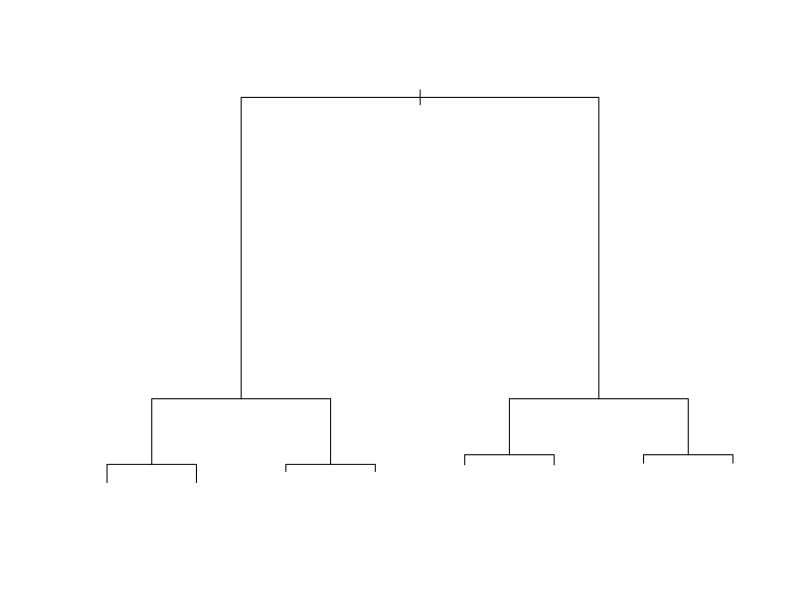
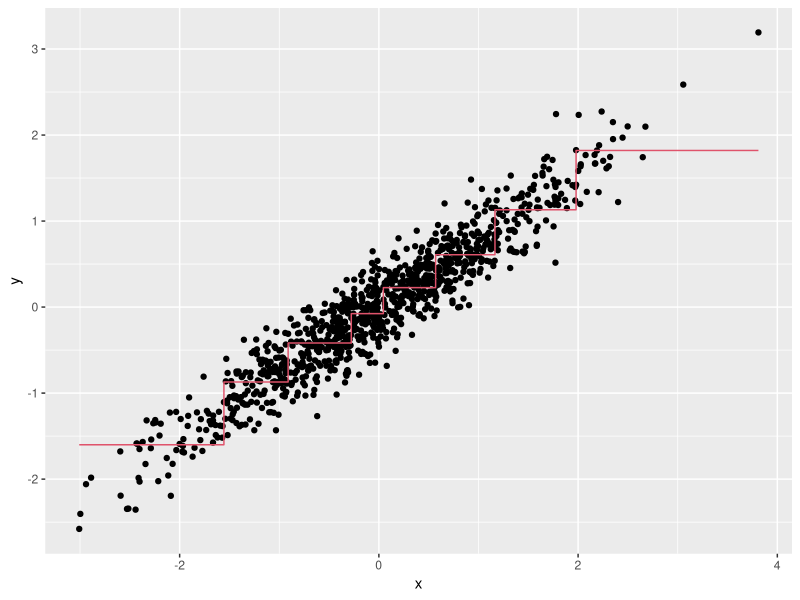
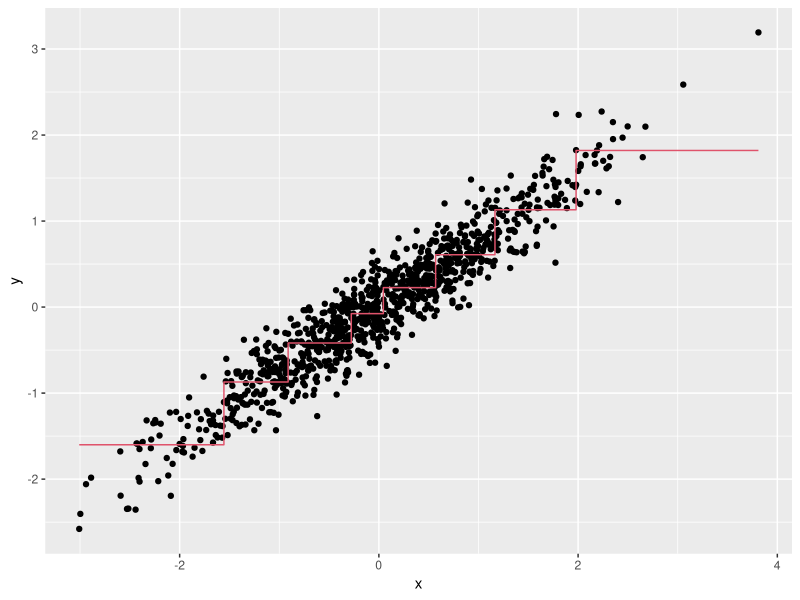
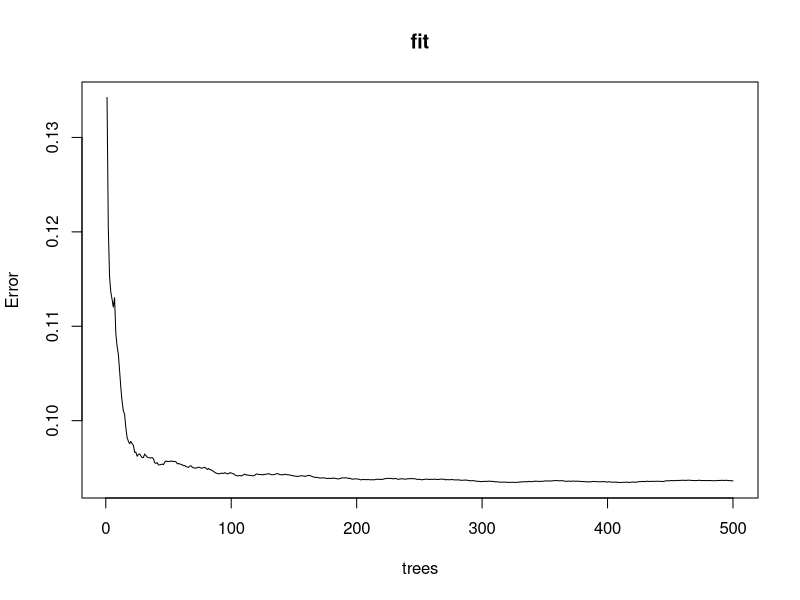
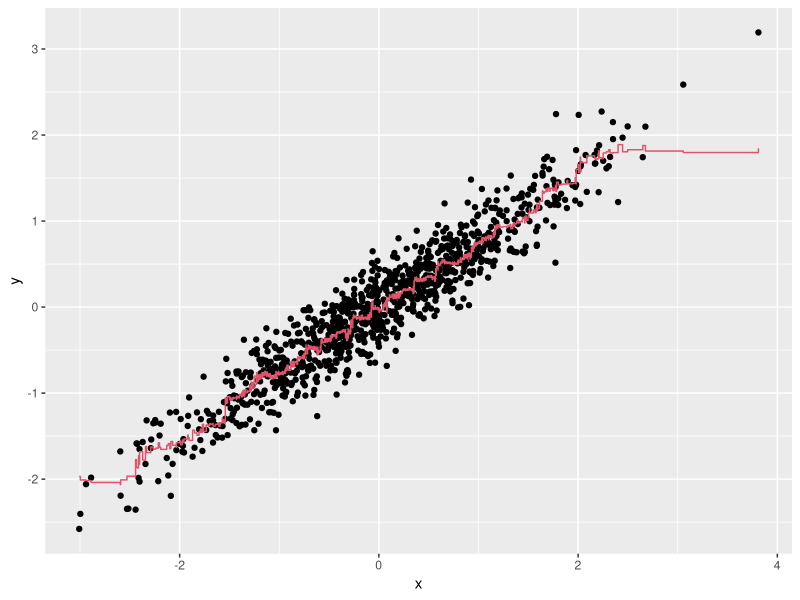

R code for these plots, in order:
#Ejercicio_No1_S05

library(dslabs)
library(tidyverse)
library(randomForest)
library(caret)
library(rpart)


#Q1

#Cree un conjunto de datos simple donde el resultado crezca 0.75 unidades en promedio por cada aumento en un predictor, utilizando este código:


n <- 1000
sigma <- 0.25
set.seed(1) 
x <- rnorm(n, 0, 1)
y <- 0.75 * x + rnorm(n, 0, sigma)
dat <- data.frame(x = x, y = y)

dim(dat)
str(dat)
class(dat)

#¿Qué código usa correctamente rpart para ajustar un árbol de regresión y guarda el resultado para que encaje?

fit <- rpart(y ~ ., data = dat)


#Q2

#¿Cuál de los siguientes graficos tiene la misma forma de árbol obtenida en Q1?
  
plot(fit)


#Q3

#A continuación se muestra la mayor parte del código para hacer un diagrama de dispersión de "y" versus "x" junto con los valores predichos basados en el ajuste.


dat %>% 
  mutate(y_hat = predict(fit)) %>% 
  ggplot() +
  geom_point(aes(x, y)) + 
  geom_step(aes(x, y_hat), col=2)
  #BLANK

#¿Qué línea de código se debe usar para reemplazar #BLANK en el código anterior?

#Q4

#Ahora ejecute Random Forests en lugar de un árbol de regresión usando randomForest del paquete __randomForest__, y rehaga el diagrama de dispersión con la línea de predicción. Parte del código se proporciona a continuación.



dat %>% 
mutate(y_hat = predict(fit)) %>% 
ggplot() +
geom_point(aes(x, y)) +
geom_step(aes(x, y_hat), col = 2)
  
  
fit <- randomForest(y ~ x, data = dat)
  
#Q5

#Use la función de plot() para ver si el bosque aleatorio de Q4 ha convergido o si necesitamos más árboles.
  
# ¿Cuál de estos gráficos se produce al trazar el bosque aleatorio?
  
plot(fit)


#Q6

#Parece que los valores predeterminados para el Bosque aleatorio dan como resultado una estimación que es demasiado flexible (poco uniforme). Vuelva a ejecutar el Bosque aleatorio, pero esta vez con un tamaño de nodo de 50 y un máximo de 25 nodos. Rehacer la grafica.

#Parte del código se proporciona a continuación.

fit <- randomForest(y ~ x, data = dat, nodesize = 50, maxnodes = 25)

dat %>% 
mutate(y_hat = predict(fit)) %>% 
ggplot() +
geom_point(aes(x, y)) +
geom_step(aes(x, y_hat), col = 2)
